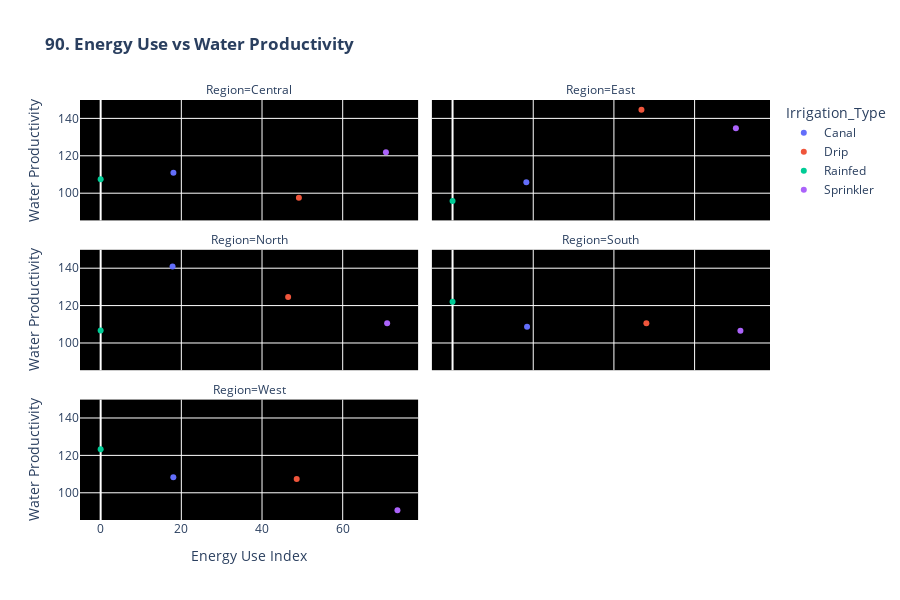

The cell this chart's notebook holds for it:
### Markdown cell above
### *90. Energy Consumption*

### Code cell
print("\n90. Energy-Water Nexus...")

# Energy consumption by irrigation type
energy_coeff = {'Drip': 0.8, 'Sprinkler': 1.2, 'Canal': 0.3, 'Rainfed': 0}
df['Energy_Use'] = df['Previous_Irrigation_mm'] * df['Irrigation_Type'].map(energy_coeff)

energy_stats = df.groupby(['Region', 'Irrigation_Type'], observed=False).agg({
    'Energy_Use': 'mean',
    'Water_Productivity': 'mean'
}).reset_index()

fig90 = px.scatter(energy_stats, x='Energy_Use', y='Water_Productivity',
                   color='Irrigation_Type', facet_col='Region', facet_col_wrap=2,
                   title='<b>90. Energy Use vs Water Productivity</b>',
                   labels={'Energy_Use': 'Energy Use Index', 
                          'Water_Productivity': 'Water Productivity'})

fig90.update_layout(height=600, plot_bgcolor='black')
fig90.show()

### Figure 1 — Plotly figure (JSON) as saved in the notebook; plotly's stock layout.template omitted (floating-point values rounded to 4 significant figures)
{"data": [{"hovertemplate": "Irrigation_Type=Canal<br>Region=Central<br>Energy Use Index=%{x}<br>Water Productivity=%{y}<extra></extra>", "legendgroup": "Canal", "marker": {"color": "#636efa", "symbol": "circle"}, "mode": "markers", "name": "Canal", "orientation": "v", "showlegend": true, "type": "scatter", "x": [18.04], "xaxis": "x5", "y": [110.9], "yaxis": "y5"}, {"hovertemplate": "Irrigation_Type=Canal<br>Region=East<br>Energy Use Index=%{x}<br>Water Productivity=%{y}<extra></extra>", "legendgroup": "Canal", "marker": {"color": "#636efa", "symbol": "circle"}, "mode": "markers", "name": "Canal", "orientation": "v", "showlegend": false, "type": "scatter", "x": [18.29], "xaxis": "x6", "y": [105.9], "yaxis": "y6"}, {"hovertemplate": "Irrigation_Type=Canal<br>Region=North<br>Energy Use Index=%{x}<br>Water Productivity=%{y}<extra></extra>", "legendgroup": "Canal", "marker": {"color": "#636efa", "symbol": "circle"}, "mode": "markers", "name": "Canal", "orientation": "v", "showlegend": false, "type": "scatter", "x": [17.83], "xaxis": "x3", "y": [140.9], "yaxis": "y3"}, {"hovertemplate": "Irrigation_Type=Canal<br>Region=South<br>Energy Use Index=%{x}<br>Water Productivity=%{y}<extra></extra>", "legendgroup": "Canal", "marker": {"color": "#636efa", "symbol": "circle"}, "mode": "markers", "name": "Canal", "orientation": "v", "showlegend": false, "type": "scatter", "x": [18.47], "xaxis": "x4", "y": [108.7], "yaxis": "y4"}, {"hovertemplate": "Irrigation_Type=Canal<br>Region=West<br>Energy Use Index=%{x}<br>Water Productivity=%{y}<extra></extra>", "legendgroup": "Canal", "marker": {"color": "#636efa", "symbol": "circle"}, "mode": "markers", "name": "Canal", "orientation": "v", "showlegend": false, "type": "scatter", "x": [18.01], "xaxis": "x", "y": [108.3], "yaxis": "y"}, {"hovertemplate": "Irrigation_Type=Drip<br>Region=Central<br>Energy Use Index=%{x}<br>Water Productivity=%{y}<extra></extra>", "legendgroup": "Drip", "marker": {"color": "#EF553B", "symbol": "circle"}, "mode": "markers", "name": "Drip", "orientation": "v", "showlegend": true, "type": "scatter", "x": [49.14], "xaxis": "x5", "y": [97.54], "yaxis": "y5"}, {"hovertemplate": "Irrigation_Type=Drip<br>Region=East<br>Energy Use Index=%{x}<br>Water Productivity=%{y}<extra></extra>", "legendgroup": "Drip", "marker": {"color": "#EF553B", "symbol": "circle"}, "mode": "markers", "name": "Drip", "orientation": "v", "showlegend": false, "type": "scatter", "x": [46.82], "xaxis": "x6", "y": [144.6], "yaxis": "y6"}, {"hovertemplate": "Irrigation_Type=Drip<br>Region=North<br>Energy Use Index=%{x}<br>Water Productivity=%{y}<extra></extra>", "legendgroup": "Drip", "marker": {"color": "#EF553B", "symbol": "circle"}, "mode": "markers", "name": "Drip", "orientation": "v", "showlegend": false, "type": "scatter", "x": [46.48], "xaxis": "x3", "y": [124.5], "yaxis": "y3"}, {"hovertemplate": "Irrigation_Type=Drip<br>Region=South<br>Energy Use Index=%{x}<br>Water Productivity=%{y}<extra></extra>", "legendgroup": "Drip", "marker": {"color": "#EF553B", "symbol": "circle"}, "mode": "markers", "name": "Drip", "orientation": "v", "showlegend": false, "type": "scatter", "x": [48.05], "xaxis": "x4", "y": [110.5], "yaxis": "y4"}, {"hovertemplate": "Irrigation_Type=Drip<br>Region=West<br>Energy Use Index=%{x}<br>Water Productivity=%{y}<extra></extra>", "legendgroup": "Drip", "marker": {"color": "#EF553B", "symbol": "circle"}, "mode": "markers", "name": "Drip", "orientation": "v", "showlegend": false, "type": "scatter", "x": [48.6], "xaxis": "x", "y": [107.3], "yaxis": "y"}, {"hovertemplate": "Irrigation_Type=Rainfed<br>Region=Central<br>Energy Use Index=%{x}<br>Water Productivity=%{y}<extra></extra>", "legendgroup": "Rainfed", "marker": {"color": "#00cc96", "symbol": "circle"}, "mode": "markers", "name": "Rainfed", "orientation": "v", "showlegend": true, "type": "scatter", "x": [0.0], "xaxis": "x5", "y": [107.4], "yaxis": "y5"}, {"hovertemplate": "Irrigation_Type=Rainfed<br>Region=East<br>Energy Use Index=%{x}<br>Water Productivity=%{y}<extra></extra>", "legendgroup": "Rainfed", "marker": {"color": "#00cc96", "symbol": "circle"}, "mode": "markers", "name": "Rainfed", "orientation": "v", "showlegend": false, "type": "scatter", "x": [0.0], "xaxis": "x6", "y": [95.83], "yaxis": "y6"}, {"hovertemplate": "Irrigation_Type=Rainfed<br>Region=North<br>Energy Use Index=%{x}<br>Water Productivity=%{y}<extra></extra>", "legendgroup": "Rainfed", "marker": {"color": "#00cc96", "symbol": "circle"}, "mode": "markers", "name": "Rainfed", "orientation": "v", "showlegend": false, "type": "scatter", "x": [0.0], "xaxis": "x3", "y": [106.6], "yaxis": "y3"}, {"hovertemplate": "Irrigation_Type=Rainfed<br>Region=South<br>Energy Use Index=%{x}<br>Water Productivity=%{y}<extra></extra>", "legendgroup": "Rainfed", "marker": {"color": "#00cc96", "symbol": "circle"}, "mode": "markers", "name": "Rainfed", "orientation": "v", "showlegend": false, "type": "scatter", "x": [0.0], "xaxis": "x4", "y": [122.0], "yaxis": "y4"}, {"hovertemplate": "Irrigation_Type=Rainfed<br>Region=West<br>Energy Use Index=%{x}<br>Water Productivity=%{y}<extra></extra>", "legendgroup": "Rainfed", "marker": {"color": "#00cc96", "symbol": "circle"}, "mode": "markers", "name": "Rainfed", "orientation": "v", "showlegend": false, "type": "scatter", "x": [0.0], "xaxis": "x", "y": [123.3], "yaxis": "y"}, {"hovertemplate": "Irrigation_Type=Sprinkler<br>Region=Central<br>Energy Use Index=%{x}<br>Water Productivity=%{y}<extra></extra>", "legendgroup": "Sprinkler", "marker": {"color": "#ab63fa", "symbol": "circle"}, "mode": "markers", "name": "Sprinkler", "orientation": "v", "showlegend": true, "type": "scatter", "x": [70.72], "xaxis": "x5", "y": [121.9], "yaxis": "y5"}, {"hovertemplate": "Irrigation_Type=Sprinkler<br>Region=East<br>Energy Use Index=%{x}<br>Water Productivity=%{y}<extra></extra>", "legendgroup": "Sprinkler", "marker": {"color": "#ab63fa", "symbol": "circle"}, "mode": "markers", "name": "Sprinkler", "orientation": "v", "showlegend": false, "type": "scatter", "x": [70.24], "xaxis": "x6", "y": [134.7], "yaxis": "y6"}, {"hovertemplate": "Irrigation_Type=Sprinkler<br>Region=North<br>Energy Use Index=%{x}<br>Water Productivity=%{y}<extra></extra>", "legendgroup": "Sprinkler", "marker": {"color": "#ab63fa", "symbol": "circle"}, "mode": "markers", "name": "Sprinkler", "orientation": "v", "showlegend": false, "type": "scatter", "x": [71.02], "xaxis": "x3", "y": [110.5], "yaxis": "y3"}, {"hovertemplate": "Irrigation_Type=Sprinkler<br>Region=South<br>Energy Use Index=%{x}<br>Water Productivity=%{y}<extra></extra>", "legendgroup": "Sprinkler", "marker": {"color": "#ab63fa", "symbol": "circle"}, "mode": "markers", "name": "Sprinkler", "orientation": "v", "showlegend": false, "type": "scatter", "x": [71.36], "xaxis": "x4", "y": [106.6], "yaxis": "y4"}, {"hovertemplate": "Irrigation_Type=Sprinkler<br>Region=West<br>Energy Use Index=%{x}<br>Water Productivity=%{y}<extra></extra>", "legendgroup": "Sprinkler", "marker": {"color": "#ab63fa", "symbol": "circle"}, "mode": "markers", "name": "Sprinkler", "orientation": "v", "showlegend": false, "type": "scatter", "x": [73.57], "xaxis": "x", "y": [90.67], "yaxis": "y"}], "layout": {"annotations": [{"font": {}, "showarrow": false, "text": "Region=West", "x": 0.245, "xanchor": "center", "xref": "paper", "y": 0.2867, "yanchor": "bottom", "yref": "paper"}, {"font": {}, "showarrow": false, "text": "Region=North", "x": 0.245, "xanchor": "center", "xref": "paper", "y": 0.6433, "yanchor": "bottom", "yref": "paper"}, {"font": {}, "showarrow": false, "text": "Region=South", "x": 0.755, "xanchor": "center", "xref": "paper", "y": 0.6433, "yanchor": "bottom", "yref": "paper"}, {"font": {}, "showarrow": false, "text": "Region=Central", "x": 0.245, "xanchor": "center", "xref": "paper", "y": 1.0, "yanchor": "bottom", "yref": "paper"}, {"font": {}, "showarrow": false, "text": "Region=East", "x": 0.755, "xanchor": "center", "xref": "paper", "y": 1.0, "yanchor": "bottom", "yref": "paper"}], "height": 600, "legend": {"title": {"text": "Irrigation_Type"}, "tracegroupgap": 0}, "plot_bgcolor": "black", "title": {"text": "<b>90. Energy Use vs Water Productivity</b>"}, "xaxis": {"anchor": "y", "domain": [0, 0.49], "title": {"text": "Energy Use Index"}}, "xaxis2": {"anchor": "y2", "domain": [0.51, 1], "matches": "x", "title": {"text": "Energy Use Index"}}, "xaxis3": {"anchor": "y3", "domain": [0, 0.49], "matches": "x", "showticklabels": false}, "xaxis4": {"anchor": "y4", "domain": [0.51, 1], "matches": "x", "showticklabels": false}, "xaxis5": {"anchor": "y5", "domain": [0, 0.49], "matches": "x", "showticklabels": false}, "xaxis6": {"anchor": "y6", "domain": [0.51, 1], "matches": "x", "showticklabels": false}, "yaxis": {"anchor": "x", "domain": [0, 0.2867], "title": {"text": "Water Productivity"}}, "yaxis2": {"anchor": "x2", "domain": [0, 0.2867], "matches": "y", "showticklabels": false}, "yaxis3": {"anchor": "x3", "domain": [0.3567, 0.6433], "matches": "y", "title": {"text": "Water Productivity"}}, "yaxis4": {"anchor": "x4", "domain": [0.3567, 0.6433], "matches": "y", "showticklabels": false}, "yaxis5": {"anchor": "x5", "domain": [0.7133, 1.0], "matches": "y", "title": {"text": "Water Productivity"}}, "yaxis6": {"anchor": "x6", "domain": [0.7133, 1.0], "matches": "y", "showticklabels": false}}}
